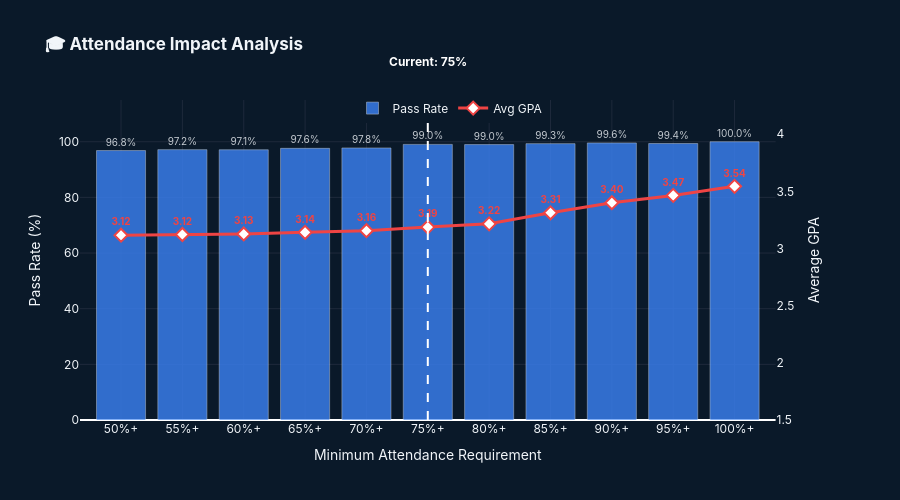

This figure's notebook cell:
### Markdown cell above
## CHART 4: Attendance Threshold Impact

### Code cell
# ==========================================
# CHART 4: ATTENDANCE IMPACT (With Numbers)
# ==========================================
def plot_attendance_chart_v2(df, current_threshold=75, course=None, nationality=None):
    # 1. Filter Data
    d_filtered = df.copy()
    if course and course != 'all': 
        d_filtered = d_filtered[d_filtered['Course_Code'] == course]
    if nationality and nationality != 'all': 
        d_filtered = d_filtered[d_filtered['NATIONALITY_STATUS'] == nationality]
        
    # 2. Safety Check
    if len(d_filtered) == 0:
        fig = go.Figure()
        fig.update_layout(title="⚠️ No Data", plot_bgcolor=COLORS['background'], paper_bgcolor=COLORS['background'], font={'color': COLORS['text_primary']})
        return fig

    # 3. Calculate Stats per band
    stats = []
    for band in range(50, 101, 5):
        subset = d_filtered[d_filtered['ATTENDANCE'] >= band]
        if len(subset) > 0:
            pass_r = (subset['Pass_Status'] == 'Pass').sum() / len(subset) * 100
            gpa = subset['GPA'].mean()
        else:
            pass_r = 0; gpa = 0
        stats.append({'Threshold': f'{band}%+', 'Pass_Rate': pass_r, 'Avg_GPA': gpa})
    stats_df = pd.DataFrame(stats)
    
    # 4. Plot Setup (Dual Axis)
    fig = make_subplots(specs=[[{"secondary_y": True}]])
    
    # Trace 1: Bars (Pass Rate) - Blue/Info Color
    fig.add_trace(go.Bar(
        x=stats_df['Threshold'], y=stats_df['Pass_Rate'],
        name='Pass Rate', marker_color=COLORS.get('info', '#3b82f6'), opacity=0.8,
        # --- NEW: Add Numbers on Top ---
        text=stats_df['Pass_Rate'].apply(lambda x: f'{x:.1f}%'),
        textposition='outside',
        textfont=dict(color=COLORS['text_primary'], size=10),
        # -------------------------------
        hovertemplate='Pass Rate: %{y:.1f}%<extra></extra>'
    ), secondary_y=False)
    
    # Trace 2: Line (GPA) - Red/Danger Color with Diamond markers
    fig.add_trace(go.Scatter(
        x=stats_df['Threshold'], y=stats_df['Avg_GPA'],
        name='Avg GPA', mode='lines+markers+text', # Added text mode
        # --- NEW: Add Numbers for GPA too ---
        text=stats_df['Avg_GPA'].apply(lambda x: f'{x:.2f}'),
        textposition='top center',
        textfont=dict(color=COLORS['danger'], size=10, weight='bold'),
        # ------------------------------------
        line=dict(color=COLORS['danger'], width=3),
        marker=dict(size=10, symbol='diamond', color='white', line=dict(width=2, color=COLORS['danger'])),
        hovertemplate='GPA: %{y:.2f}<extra></extra>'
    ), secondary_y=True)

    # 5. The Vertical Line
    label_to_find = f'{current_threshold}%+'
    if label_to_find in stats_df['Threshold'].values:
        fig.add_shape(type="line", xref="x", yref="paper",
            x0=label_to_find, x1=label_to_find, y0=0, y1=1,
            line=dict(color="white", width=2, dash="dash"))
        fig.add_annotation(xref="x", yref="paper",
            x=label_to_find, y=1.15, text=f"Current: {current_threshold}%", 
            showarrow=False, font=dict(color="white", size=12, weight="bold"))

    # 6. Final Styling
    fig.update_layout(
        plot_bgcolor=COLORS['background'], paper_bgcolor=COLORS['background'],
        font=dict(color=COLORS['text_primary'], family='Inter, sans-serif'),
        title="<b>🎓 Attendance Impact Analysis</b>", height=500,
        legend=dict(orientation="h", y=1.02, x=0.5, xanchor='center'),
        margin=dict(t=100)
    )
    
    # Axis Ranges (Expanded to fit numbers)
    fig.update_yaxes(title_text="Pass Rate (%)", range=[0, 115], gridcolor=COLORS['grid'], secondary_y=False)
    fig.update_yaxes(title_text="Average GPA", range=[1.5, 4.3], showgrid=False, secondary_y=True)
    fig.update_xaxes(gridcolor=COLORS['grid'], title="Minimum Attendance Requirement")
    
    return fig

# Run Test
fig4 = plot_attendance_chart_v2(df, current_threshold=75)
fig4.show()

### Figure 1 — Plotly figure (JSON) as saved in the notebook; plotly's stock layout.template omitted (floating-point values rounded to 4 significant figures)
{"data": [{"hovertemplate": "Pass Rate: %{y:.1f}%<extra></extra>", "marker": {"color": "#3b82f6"}, "name": "Pass Rate", "opacity": 0.8, "text": ["96.8%", "97.2%", "97.1%", "97.6%", "97.8%", "99.0%", "99.0%", "99.3%", "99.6%", "99.4%", "100.0%"], "textfont": {"color": "#f1f5f9", "size": 10}, "textposition": "outside", "type": "bar", "x": ["50%+", "55%+", "60%+", "65%+", "70%+", "75%+", "80%+", "85%+", "90%+", "95%+", "100%+"], "xaxis": "x", "y": [96.83, 97.17, 97.12, 97.63, 97.76, 99.05, 98.97, 99.32, 99.57, 99.35, 100.0], "yaxis": "y"}, {"hovertemplate": "GPA: %{y:.2f}<extra></extra>", "line": {"color": "#ef4444", "width": 3}, "marker": {"color": "white", "line": {"color": "#ef4444", "width": 2}, "size": 10, "symbol": "diamond"}, "mode": "lines+markers+text", "name": "Avg GPA", "text": ["3.12", "3.12", "3.13", "3.14", "3.16", "3.19", "3.22", "3.31", "3.40", "3.47", "3.54"], "textfont": {"color": "#ef4444", "size": 10, "weight": "bold"}, "textposition": "top center", "type": "scatter", "x": ["50%+", "55%+", "60%+", "65%+", "70%+", "75%+", "80%+", "85%+", "90%+", "95%+", "100%+"], "xaxis": "x", "y": [3.117, 3.123, 3.128, 3.142, 3.156, 3.188, 3.216, 3.313, 3.401, 3.465, 3.544], "yaxis": "y2"}], "layout": {"annotations": [{"font": {"color": "white", "size": 12, "weight": "bold"}, "showarrow": false, "text": "Current: 75%", "x": "75%+", "xref": "x", "y": 1.15, "yref": "paper"}], "font": {"color": "#f1f5f9", "family": "Inter, sans-serif"}, "height": 500, "legend": {"orientation": "h", "x": 0.5, "xanchor": "center", "y": 1.02}, "margin": {"t": 100}, "paper_bgcolor": "#0a1929", "plot_bgcolor": "#0a1929", "shapes": [{"line": {"color": "white", "dash": "dash", "width": 2}, "type": "line", "x0": "75%+", "x1": "75%+", "xref": "x", "y0": 0, "y1": 1, "yref": "paper"}], "title": {"text": "<b>🎓 Attendance Impact Analysis</b>"}, "xaxis": {"anchor": "y", "domain": [0, 0.94], "gridcolor": "#1e293b", "title": {"text": "Minimum Attendance Requirement"}}, "yaxis": {"anchor": "x", "domain": [0, 1], "gridcolor": "#1e293b", "range": [0, 115], "title": {"text": "Pass Rate (%)"}}, "yaxis2": {"anchor": "x", "overlaying": "y", "range": [1.5, 4.3], "showgrid": false, "side": "right", "title": {"text": "Average GPA"}}}}
